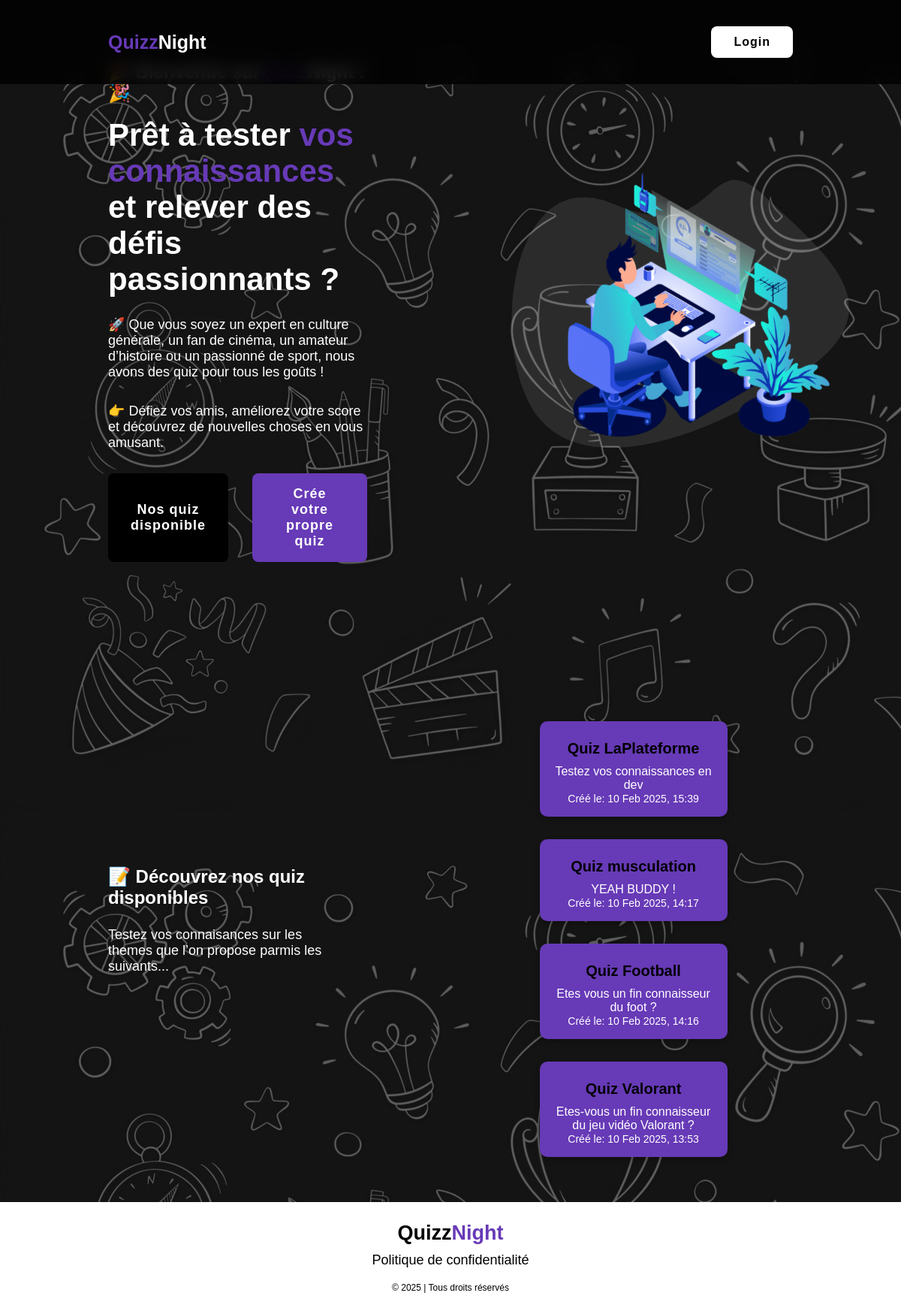
Before: / with the older database file.
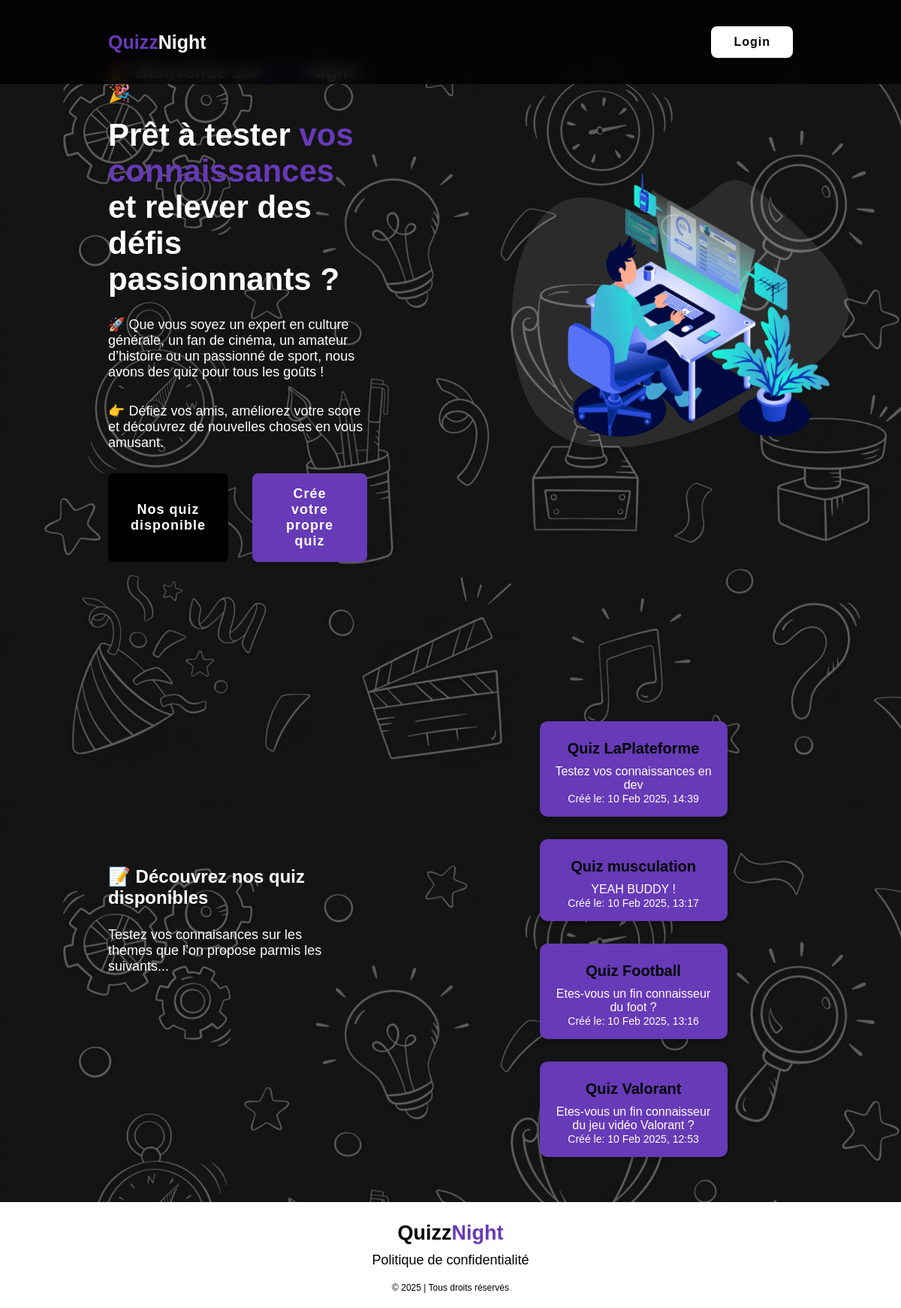
After: the same page with the newer database file.
### tables this page shows
CREATE TABLE IF NOT EXISTS `quizzes` (
  `id` int NOT NULL AUTO_INCREMENT,
  `title` varchar(255) NOT NULL,
  `description` text NOT NULL,
  `created_at` timestamp NULL DEFAULT CURRENT_TIMESTAMP,
  `image` blob NOT NULL,
  PRIMARY KEY (`id`)
);

### get_latest_quizzes.php (the view, shortened to what this page needs)
<?php
class Database {
    private $host = 'localhost';
    private $user = 'root';
    private $password = '';
    private $dbname = 'quiz_night';
    private $conn;
    private function connectDB() {
        $this->conn = new mysqli($this->host, $this->user, $this->password, $this->dbname);
    }
    public function getConnection() {
        return $this->conn;
    }
}
class Quiz {
    private $db;
    public function __construct(Database $database) {
        $this->db = $database->getConnection();
    }
    public function getLatestQuizzes($limit = 5) {
        $sql = "SELECT title, description, created_at FROM quizzes ORDER BY created_at DESC LIMIT ?";
        $stmt = $this->db->prepare($sql);
        $stmt->bind_param("i", $limit);
        $stmt->execute();
        $result = $stmt->get_result();
        return $result->fetch_all(MYSQLI_ASSOC);
    }
}
$db = new Database();
$quizManager = new Quiz($db);
$quizzes = $quizManager->getLatestQuizzes();
?>
<div class="quiz-cards-container">
    <?php if (!empty($quizzes)) : ?>
        <?php foreach ($quizzes as $quiz) : ?>
            <div class="quiz-card">
                <h3 class="quiz-title"><?= htmlspecialchars($quiz['title']); ?></h3>
                <p class="quiz-description"><?= htmlspecialchars($quiz['description']); ?></p>
                <small class="quiz-date">Créé le: <?= date('d M Y, H:i', strtotime($quiz['created_at'])); ?></small>
            </div>
        <?php endforeach; ?>
    <?php else : ?>
        <p>Aucun quiz disponible pour le moment.</p>
    <?php endif; ?>
</div>

### index.php (shortened to what this page needs)
<!DOCTYPE html>
<html lang="en">
<head>
    <link rel="stylesheet" href="stylesheet.css">
</head>
<body>
	<header class="header">
		<a href="index.php" class="logo"><span>Quizz</span>Night</a>
		<a href="login.php" class="contact">Login</a>
	</header>
	<section class="home">
		<div class="home-content">
			<h2>🎉 Bienvenue sur<span>Quizz</span>Night ! 🎉</h2>
            <br>
			<h3>Prêt à tester <span>vos connaissances</span> et relever des défis passionnants ? </h3>
			<p>🚀 Que vous soyez un expert en culture générale, un fan de cinéma, un amateur d’histoire ou un passionné de sport, nous avons des quiz pour tous les goûts !</p>
            <p>👉 Défiez vos amis, améliorez votre score et découvrez de nouvelles choses en vous amusant.</p>
			<div class="btn-box">
				<button class="btn-1" onclick="window.location.href='quiz_play.php'">Nos quiz disponible</button>
				<button class="btn-2" onclick="window.location.href='login.php'">Crée votre propre quiz</button>
			</div>
		</div>
		<div class="img-box">
			<img src="assets/images/hero-image.webp">
		</div>
	</section>
    <section class="quiz">
		<div class="quiz-content">
        <h2>📝 Découvrez nos quiz disponibles</h2>
        <p>Testez vos connaisances sur les themes que l’on propose parmis les suivants...</p>
        </div>
		<div id="latest-quizzes" class="quiz-container">
            <?php include 'get_latest_quizzes.php'; ?>
		</div>
	</section>
	<footer class="footer">
		<ul class="list">
            <h2>Quizz<span>Night</span></h2>
			<li><a href="#">Politique de confidentialité</a></li>
		</ul>
		<p class="copyright">© 2025 | Tous droits réservés</p>
	</footer>
</body>
</html>

### stylesheet.css (style rules this page uses)
* { margin: 0; padding: 0; box-sizing: border-box; font-family: 'Poppins', sans-serif; text-decoration: none; list-style: none; }
.header { position: fixed; top: 0; left: 0; width: 100%; padding: 35px 12%; background: rgba(0, 0, 0, 0.81); backdrop-filter: blur(10px); display: flex; justify-content: space-between; align-items: center; z-index: 100; }
.logo { font-size: 25px; color: white; font-weight: 600; transition: 0.3s ease; }
span { color: #673ab7; }
.contact { padding: 10px 28px; background-color: white; color: black; border: 2px solid transparent; border-radius: 8px; font-size: 16px; letter-spacing: 1px; font-weight: 600; transition: 0.3s ease; }
body { background-image: url("assets/images/fond_dark.jpg"); }
.home { width: 100%; min-height: 100vh; display: flex; align-items: center; gap: 12em; padding: 30px 12% 0; }
.home-content { max-width: 800px; color: white; }
.home-content h3 { font-size: 42px; }
.home-content p { font-size: 18px; margin: 25px 0 30px; }
.btn-box { width: 345px; display: flex; gap: 2em; }
.btn-1 { padding: 15px 28px; background-color: black; color: white; border: 2px solid transparent; border-radius: 8px; font-size: 18px; letter-spacing: 1px; font-weight: 600; transition: 0.3s ease; cursor: pointer; }
.btn-2 { padding: 15px 28px; background-color: #673ab7; color: white; border: 2px solid transparent; border-radius: 8px; font-size: 18px; letter-spacing: 1px; font-weight: 600; transition: 0.3s ease; cursor: pointer; }
.img-box img { border-radius: 10%; width: 450px; }
.quiz { width: 100%; min-height: 100vh; display: flex; justify-content: center; align-items: center; gap: 12em; padding: 80px 12% 0; }
.quiz-content { max-width: 800px; color: white; }
.quiz-content p { font-size: 18px; margin: 25px 0 30px; }
.quiz-container { width: 100%; display: flex; gap: 20px; flex-wrap: wrap; justify-content: center; margin-top: 20px; }
.quiz-card { background: #673ab7; padding: 15px; margin: 30px; border-radius: 10px; box-shadow: 0px 4px 8px rgba(0, 0, 0, 0.2); text-align: center; width: 250px; transition: transform 0.3s ease; }
.quiz-card h3 { margin: 10px 0; font-size: 20px; }
.quiz-card p { font-size: 16px; color: white; }
.quiz-card small { font-size: 14px; color: white; }
.footer { position: relative; bottom: 0; width: 100%; padding: 20px 0; background-color: rgb(255, 255, 255); }
.footer ul { margin-top: 0; padding: 0; font-size: 18px; line-height: 1.6; margin-bottom: 0; text-align: center; }
.footer ul li a { color: black; border-bottom: 3px solid transparent; transition: 0.3s ease; }
.footer ul li { display: inline-block; padding: 0 15px; }
.footer .copyright { margin-top: 15px; text-align: center; font-size: 12px; color: black; }

Changed rows visible on the page:
changed quizzes "Quiz LaPlateforme": created_at "10 Feb 2025, 15:39" → "10 Feb 2025, 14:39"
changed quizzes "Quiz musculation": created_at "10 Feb 2025, 14:17" → "10 Feb 2025, 13:17"
changed quizzes "Quiz Football": description "Etes vous un fin connaisseur du foot ?" → "Etes-vous un fin connaisseur du foot ?"; created_at "10 Feb 2025, 14:16" → "10 Feb 2025, 13:16"
changed quizzes "Quiz Valorant": created_at "10 Feb 2025, 13:53" → "10 Feb 2025, 12:53"
